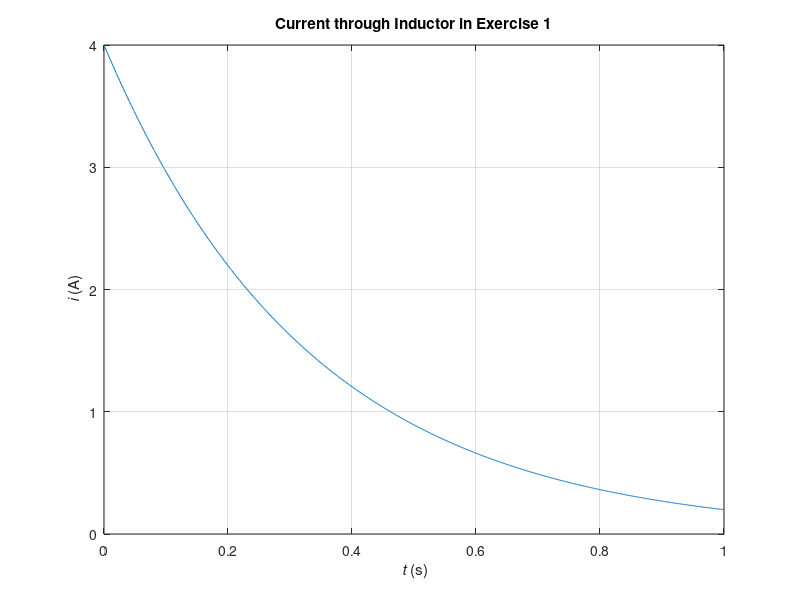

Reproduce this figure in MATLAB.
clear all; close all; % clean up memory and close all open plot windows
t = linspace(0, 1, 1001); % vector of time samples where function is calculated
i = 4*exp(-3*t);
figure;
plot(t, i);
grid on;
title('Current through Inductor in Exercise 1');
xlabel('{\it t} (s)');
ylabel('{\it i} (A)');